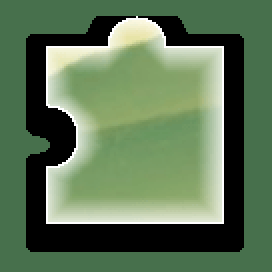
#> input picture imgs/template.png, 136 x 136 px, found by its file name (shown 2 times larger)
$ python open_cv.py
#> lines starting #> are read from the running program, lines starting #| are printed output that depends on the picture
# encoding=utf8
import cv2
import numpy as np


def show(name):
    cv2.imshow('Show', name)
    cv2.waitKey(0)
    cv2.destroyAllWindows()


def main():
    otemp = 'template.png'
    oblk = 'target.jpg'
    target = cv2.imread(otemp, 0)
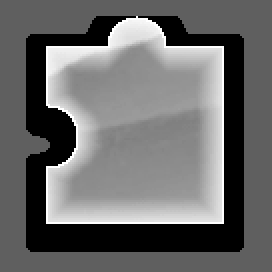
#> target: shape (136, 136) (shown 2 times larger); min 0, max 255, mean 105.6
    template = cv2.imread(oblk, 0)
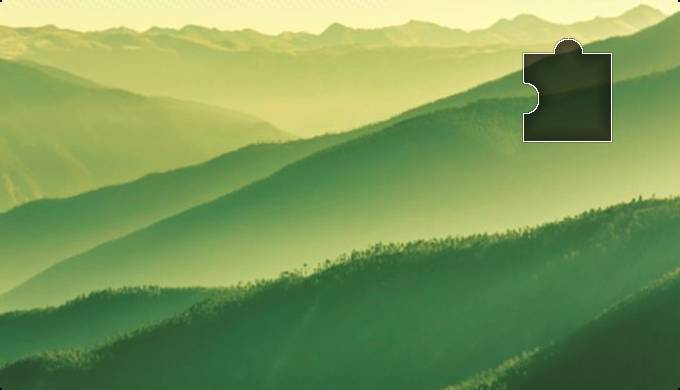
#> input picture imgs/target.jpg, 680 x 390 px, found by its file name
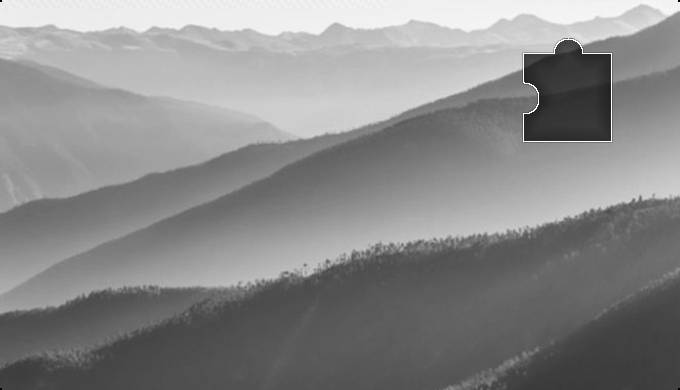
#> template: shape (390, 680); min 0, max 255, mean 137.3
    w, h = target.shape[::-1]
#> w = 136; h = 136
    temp = 'temp.jpg'
    targ = 'targ.jpg'
    cv2.imwrite(temp, template)
    cv2.imwrite(targ, target)
    target = cv2.imread(targ)
#> target: shape (136, 136, 3); min 0, max 255, mean 105.7
    target = cv2.cvtColor(target, cv2.COLOR_BGR2GRAY)
#> target: shape (136, 136)
    target = abs(255 - target)
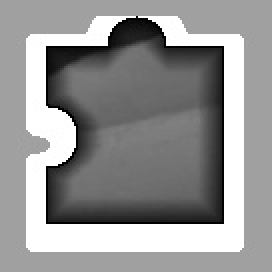
#> target: shape (136, 136) (shown 2 times larger); min 0, max 255, mean 149.3
    cv2.imwrite(targ, target)
    target = cv2.imread(targ)
#> target: shape (136, 136, 3); min 0, max 255, mean 149.3
    template = cv2.imread(temp)
#> template: shape (390, 680, 3); min 0, max 255, mean 137.3
    result = cv2.matchTemplate(target, template, cv2.TM_CCOEFF_NORMED)
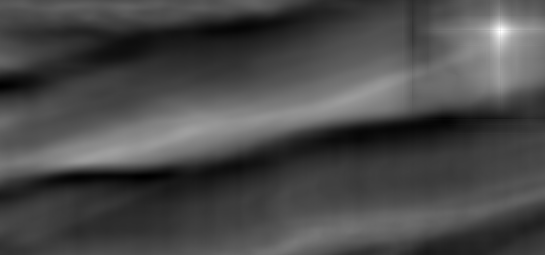
#> result: shape (255, 545) float32; min -0.298, max 0.583, mean -0.0419; drawn with min black and max white
    x, y = np.unravel_index(result.argmax(), result.shape)
#> x = 31; y = 501
    # 展示圈出来的区域
    cv2.rectangle(template, (y, x), (y + w, x + h), (7, 249, 151), 2)
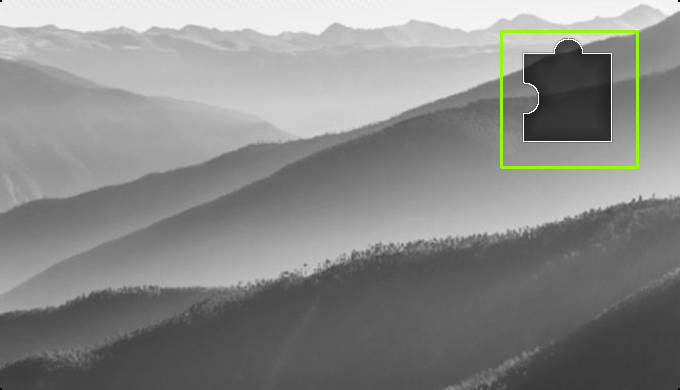
#> template: shape (390, 680, 3); mean B, G, R 136.3, 137.8, 137.2
    show(template)


if __name__ == '__main__':
    main()
